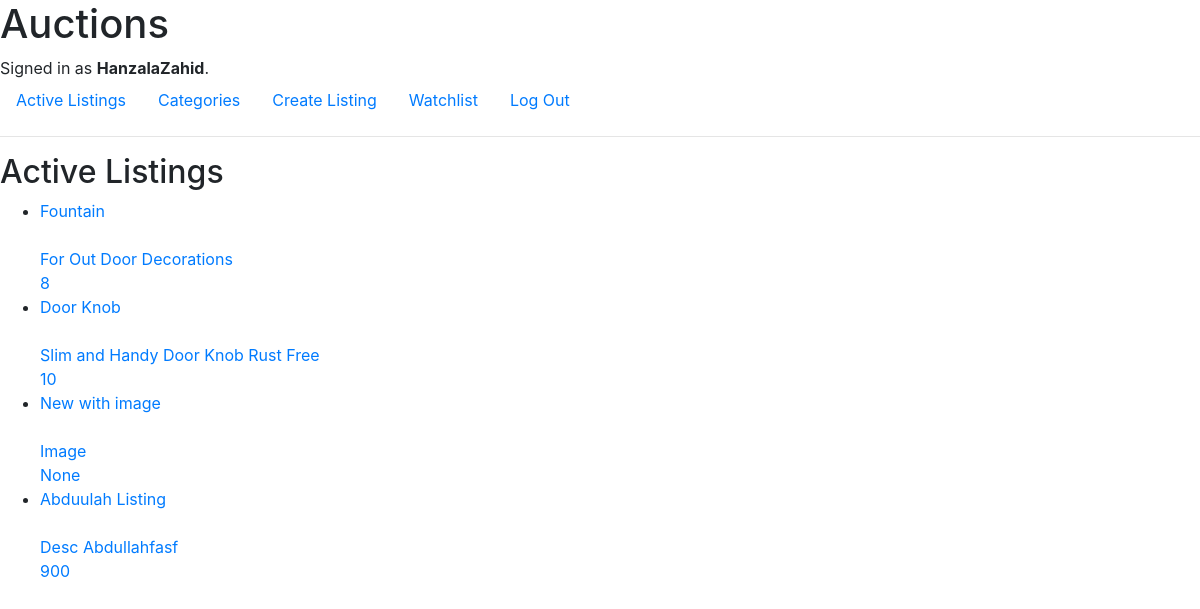
Screenshot of / (signed in) with the database file from the repository.
### auctions/models.py (models this page shows, shortened)
class User(AbstractUser):
    pass

class Listing(models.Model):
    user = models.ForeignKey(User, on_delete=models.CASCADE, related_name='listing_user')
    title = models.CharField('Title', max_length=256)
    description = models.TextField('Description')
    image = models.URLField('Image', null=True, blank=True)
    category = models.ForeignKey(Category, on_delete=models.CASCADE, related_name='listings')
    sold_to = models.ForeignKey(User, null=True, on_delete=models.CASCADE, related_name='bought_listing', blank=True)
    status = models.BooleanField('Status', default=True)
    created_at = models.DateTimeField('Created At', default=timezone.now, editable=False)

### auctions/views.py (the view)
# urls.py: path("", views.index, name="index"),
def index(request):
    listings = Listing.objects.filter(status = True)
    for listing in listings:
        listing_price = Bid.objects.filter(listing = listing).aggregate(Max('price'))
        listing.price = listing_price['price__max']
    return render(request, "auctions/index.html", {
        'listings'   :   listings,
    })

### auctions/templates/auctions/index.html (shortened to what this page needs)
{% extends "auctions/layout.html" %}
{% block body %}
    <h2>Active Listings</h2>
    <ul class="listings">
        {% for listing in listings %}
        <li class="listing_item">
            <a href="{% url 'show' listing_id=listing.id %}">
                <div class="title">
                    {{ listing.title }}
                </div>
                <div class="image">
                </div>
                <div class="foot">
                    <div class="description">
                        {{ listing.description }}
                    </div>
                    <div class="price">
                        {{ listing.price }}
                    </div>
                </div>
            </a>
        </li>
        {% empty %}
            <h2>No Listing Found</h2>
        {% endfor %}
    </ul>
{% endblock %}

### auctions/templates/auctions/layout.html (shortened to what this page needs)
{% load static %}
<!DOCTYPE html>
<html lang="en">
    <head>
        <link rel="stylesheet" href="https://stackpath.bootstrapcdn.com/bootstrap/4.4.1/css/bootstrap.min.css">
        <link href="{% static 'auctions/style.css' %}?v= {% now "U" %}" rel="stylesheet">
    </head>
    <body>
        <h1 class="page_title">Auctions</h1>
        <div class="user_status">
            {% if user.is_authenticated %}
                Signed in as <strong>{{ user.username }}</strong>.
            {% else %}
                Not signed in.
            {% endif %}
        </div>
        <ul class="nav">
            <li class="nav-item active">
                <a class="nav-link" href="{% url 'index' %}">Active Listings</a>
            </li>
            <li class="nav-item active">
                <a class="nav-link" href="{% url 'show_categories' %}">Categories</a>
            </li>
            <li class="nav-item active">
                <a class="nav-link" href="{% url 'create' %}">Create Listing</a>
            </li>
            {% if user.is_authenticated %}
                <li class="nav-item">
                    <a class="nav-link" href="{% url 'show_watchlist' %}">Watchlist</a>
                </li>
                <li class="nav-item">
                    <a class="nav-link" href="{% url 'logout' %}">Log Out</a>
                </li>
            {% endif %}
        </ul>
        <hr>
        <div class="body_content">
            {% block body %}
            {% endblock %}
        </div>
    </body>
</html>

### rows the page displays
User: username "HanzalaZahid"
Listing: title "Fountain", description "For Out Door Decorations", price "8"
Listing: title "Door Knob", description "Slim and Handy Door Knob Rust Free", price "10"
Listing: title "New with image", description "Image", price "None"
Listing: title "Abduulah Listing", description "Desc Abdullahfasf", price "900"
